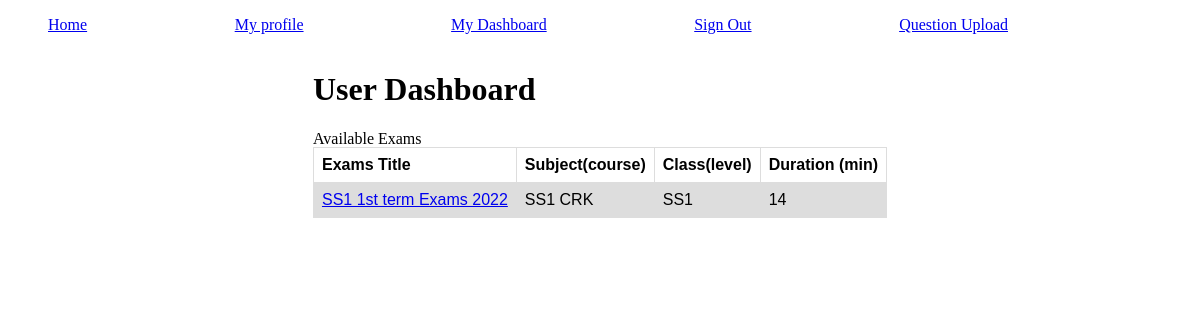
Page /quiz/dashboard/ (signed in) on the committed database.
### cbt_app/models.py (models this page shows)
class Quiz(models.Model):
    title = models.CharField(max_length=100)
    examiner = models.ForeignKey(settings.AUTH_USER_MODEL, on_delete=models.CASCADE, null=True)
    questions = models.ManyToManyField(Question)
    course = models.ForeignKey(Courses, on_delete=models.CASCADE, null=True)
    level = models.ForeignKey(Level, on_delete=models.CASCADE,null=True)
    single_attempt = models.BooleanField(blank=False, default=True)
    random_order = models.BooleanField(blank=False, default=True, help_text='orders with which questions will appear')
    max_questions = models.PositiveIntegerField(help_text='Display the questions in a random order or as they are set?')
    duration = models.IntegerField(help_text='duration in minutes')
    start_time =models.DateTimeField(auto_now_add=True)
    end_time = models.DateTimeField()
    def __str__(self) -> str:
        return self.level.name+' ' + self.title
    """

    def save(self, *args, **kwargs):
        self.choices = []
        # get course query set
        c = Courses.objects.all()
        # loop throught d query set and save it in choices variable
        for course in c:
            self.choices.append(
                (course.id, course)
            )

        self.course = models.ForeignKey(Courses, on_delete=models.CASCADE, choices=self.choices, null=True)
        super().save(*args, **kwargs)

    """

class Level(models.Model):
    name = models.CharField(max_length=50,blank=False, unique=True)
    def __str__(self):
        return self.name

class Courses(models.Model):
    name = models.CharField(max_length=50,blank=False, unique=True)
    level = models.ForeignKey(Level, on_delete=models.CASCADE, blank=False)
    def __str__(self):
        return self.level.name +' '+ self.name

### cbt_app/views.py (the view)
# urls.py: path('dashboard/',view=dashboard, name='dashboard'),
@login_required
def dashboard(request):
    contents = Quiz.objects.all()
    context = {
        'contents':contents,
    }
    return render(request, 'dashboard.html', context)

### templates/dashboard.html (shortened to what this page needs)
{% extends 'base.html' %}
{% block content %}
<div class="container" style="width: 100vw; display: flex; justify-content: center;">
    <div class="parent">
        <h1>
            User Dashboard
        </h1>
        <table style="width: 100%;">
            <tr>
                <th>Exams Title</th>
                <th>Subject(course)</th>
                <th>Class(level)</th>
                <th>Duration (min)</th>
            </tr>
            {% for quiz in contents %}
            <tr>
                <td><a href="{% url 'cbt_app:take_quiz' quiz.id %}">{{quiz}}</a></td>
                <td>{{quiz.course}}</td>
                <td>{{quiz.level}}</td>
                <td>{{quiz.duration}}</td>
            </tr>
            {% endfor %}
        </table>
    </div>
</div>
{% endblock %}

### templates/base.html (style rules this page uses)
table { font-family: arial, sans-serif; border-collapse: collapse; width: 100%; }
td, th { border: 1px solid #dddddd; text-align: left; padding: 8px; }
tr:nth-child(even) { background-color: #dddddd; }

### rows in the picture
Quiz: level+title "SS1 1st term Exams 2022", course "SS1 CRK", level "SS1", duration "14"
